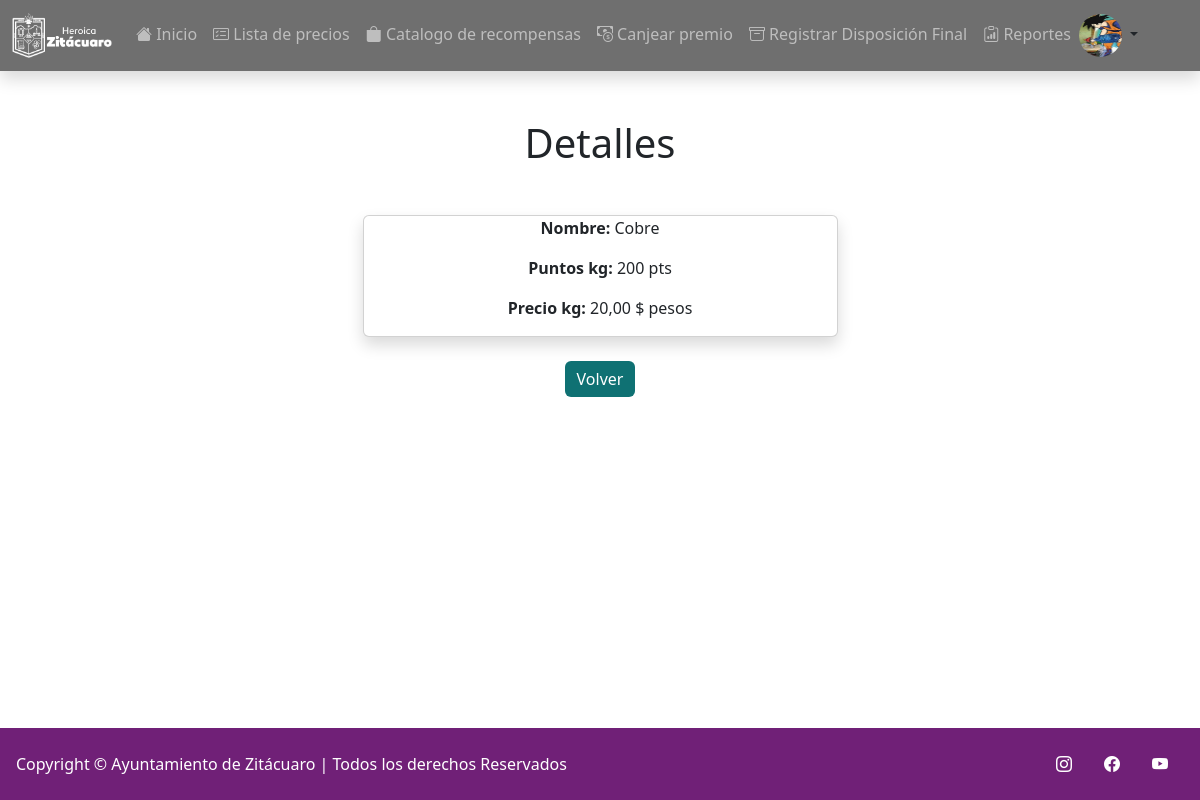
Screenshot of /dispofinal/detalle/1 (signed in) with the database file from the repository.
### reciclaje/models.py (models this page shows, shortened)
class User(AbstractUser):
    username = None
    Normal = 'Normal'
    ter_edad = 'Tercera Edad'
    Embarazadas = 'Embarazadas'
    Tipos =[
        (Normal, 'Normal'),
        (ter_edad, 'Tercera Edad'),
        (Embarazadas, 'Embarazadas')
    ]
    CURP = models.CharField(unique=True,  max_length = 18)
    fechaNacimiento = models.DateField(null = True, blank = True)
    puntos = models.IntegerField(blank = True, null = True, default=0)
    pic = models.ImageField(default='unknown.jpg')
    tipo = models.CharField(choices=Tipos, default=Normal, max_length=12)
    REQUIRED_FIELDS = []
    USERNAME_FIELD = 'CURP'
    class Meta:
        permissions = (("admin", "Funciones admin"),("recolector", "Funciones recolector"),("canjeador", "Funciones canjeador"))

class DispoFinal(models.Model):
    nombre = models.CharField( max_length = 35)
    puntoskg = models.IntegerField(default=1)
    preciokg = models.DecimalField(default=1.0, max_digits=8, decimal_places=2)

### reciclaje/views.py (the view)
# urls.py: path('dispofinal/detalle/<str:pk>', DispoFinalDetalle.as_view(template_name = 'reciclaje/dispofinaldetail.html'), name = 'detalleDispofinal'),
class DispoFinalDetalle(PermissionRequiredMixin, DetailView):
    permission_required = 'reciclaje.admin'
    model = DispoFinal

### reciclaje/templates/reciclaje/dispofinaldetail.html
{% extends 'reciclaje/base.html' %}
{% block content %}
<div class="row d-flex justify-content-center" >
    <div >
   <h1 class="my-4" style="text-align: center ;">
    Detalles
    </h1>
</div>
<div class="card shadow col-xl-5 col-lg-5 col-md-5 col-sm-12 col-12 m-4">
<div class="row text-center">
    <p><b>Nombre:</b> {{object.nombre}} </p>
</div>
<div class="row text-center">
    <p><b>Puntos kg:</b> {{object.puntoskg}} pts</p>
</div>
<div class="row text-center">
    <p><b>Precio kg:</b> {{object.preciokg}} $ pesos </p>
</div>
    </div>
    <div class="justify-content-center" align ="center">
    <a href="{% url 'leerDispoFinal' %}" type="submit" class="btn btn-primary" style="background-color: #0f7173; border: #0f7173;">Volver</a>
    </div>
</div>
{% endblock content %}

### reciclaje/templates/reciclaje/base.html (shortened to what this page needs)
{% load static %}
<!DOCTYPE html>
<html lang="es">
<head>
    <link rel="stylesheet" href='{% static 'reciclaje/css/'%}Styles.css'>
    <link href="https://cdn.jsdelivr.net/npm/bootstrap@5.2.2/dist/css/bootstrap.min.css" rel="stylesheet">
    <link rel="stylesheet" href="https://cdn.jsdelivr.net/npm/bootstrap-icons@1.9.1/font/bootstrap-icons.css">
    <link rel="stylesheet" href="https://cdn.datatables.net/responsive/2.4.0/css/responsive.dataTables.min.css">
    <link rel="stylesheet" type="text/css" href="https://cdn.jsdelivr.net/npm/daterangepicker/daterangepicker.css" />
    <link rel="stylesheet" type="text/css" href="https://cdn.datatables.net/1.13.1/css/jquery.dataTables.css">
    <link rel="stylesheet" type="text/css" href="https://cdn.datatables.net/1.13.1/css/dataTables.bootstrap5.css"/>
    <link rel="stylesheet" type="text/css" href="https://cdn.datatables.net/buttons/2.3.3/css/buttons.bootstrap5.css"/>
</head>
<body>
    <nav class="navbar navbar-dark navbar-expand-md shadow" style="background-color: #6F6F6F; margin-bottom: 24px;">
        <div class="container-fluid">
            <a class="navbar-brand" href="{% url 'homee' %}"><img src="{% static 'reciclaje/img/'%}HZG_SFB.png" alt="logo" width="100" height="45"></a>
            <div class="collapse navbar-collapse" id="navbarTogglerDemo02">
            <ul class="navbar-nav me-auto mb-2 mb-lg-0">
                {% url 'homee' as url %}
                <li class="nav-item ">
                    <a class="nav-link {% if request.path == url %}active{% endif %}" aria-current="page" href="{% url 'homee' %}"><i class="bi bi-house-fill"></i> Inicio </a>
                  </li>
                  {% url 'TablaEquivalencia' as url %}
                  <li class="nav-item">
                    <a class="nav-link {% if request.path == url %}active{% endif %}" href="{% url 'TablaEquivalencia' %}"><i class="bi bi-card-checklist"></i> Lista de precios</a>
                  </li>
                  {% url 'catalogo' as url %}
                  <li class="nav-item">
                    <a class="nav-link {% if request.path == url %}active{% endif %}" href="{% url 'catalogo' %}"><i class="bi bi-bag-fill"></i> Catalogo de recompensas</a>
                  </li>
                  {% if perms.reciclaje.canjeador %}
                  {% url 'canjearPremios' as url %}
                  <li class="nav-item">
                    <a class="nav-link {% if request.path == url %}active{% endif %}" href="{% url 'canjearPremios' %}"><i class="bi bi-cash-coin"></i> Canjear premio</a>
                  </li>
                  {% endif %}
                  {% if perms.reciclaje.recolector %}
                  {% url 'DispoEngtrega' as url %}
                  <li class="nav-item">
                    <a class="nav-link {% if request.path == url %}active{% endif %}" href="{% url 'DispoEngtrega' %}"><i class="bi bi-archive"></i> Registrar Disposición Final</a>
                  </li>
                  {% url 'reportes' as url %}
                  <li class="nav-item">
                    <a class="nav-link {% if request.path == url %}active{% endif %}" href="{% url 'reportes' %}"><i class="bi bi-clipboard-data"></i> Reportes</a>
                  </li>
                  {% endif %}
                  {% if user.is_authenticated%}
                  <div class="dropdown-center">
                    <a href="#" class="d-block link-dark text-decoration-none dropdown-toggle" data-bs-toggle="dropdown" aria-expanded="false">
                      <img src="{% static 'reciclaje/img/'%}{{request.user.pic}}" alt="mdo" width="43" height="43" class="rounded-circle">
                    </a>
                  </div>
                  {% endif %}
            </ul>
          </div>
      </nav>
      <div class="container" >
      {% block content %}(no content){% endblock %}
    </div>
    <footer class="footer" style="margin-top: auto;">
    <div class="row">
        <div class="col-6 d-flex justify-content-between align-items-center">
          <span class="mb-3 mb-md-0" style="color: white;">Copyright © Ayuntamiento de Zitácuaro | Todos los derechos Reservados </span>
        </div>
        <ul class="nav col-6 justify-content-end align-items-center list-unstyled d-flex">
          <a class="nav-link" href="https://www.instagram.com/zitacuaro_ayuntamiento/" style="color: white;"><i class="bi bi-instagram"></i></a>
          <a class="nav-link" href="https://www.facebook.com/ayuntamientozitacuaro/" style="color: white;"><i class="bi bi-facebook"></i></a>
          <a class="nav-link" href="https://www.youtube.com/channel/UC2m9bHbE2dXqnagMYmEag3A  " style="color: white;"><i class="bi bi-youtube"></i></a>
        </ul>
      </footer>
</body>
</html>

### reciclaje/static/reciclaje/css/Styles.css (style rules this page uses)
body { display: flex; flex-direction: column; min-height: 100vh; }
.footer { background-color: #702077; padding: 1rem; }

### rows the page displays
User: user.pic (picture)
DispoFinal: nombre "Cobre", puntoskg "200", preciokg "20,00"
